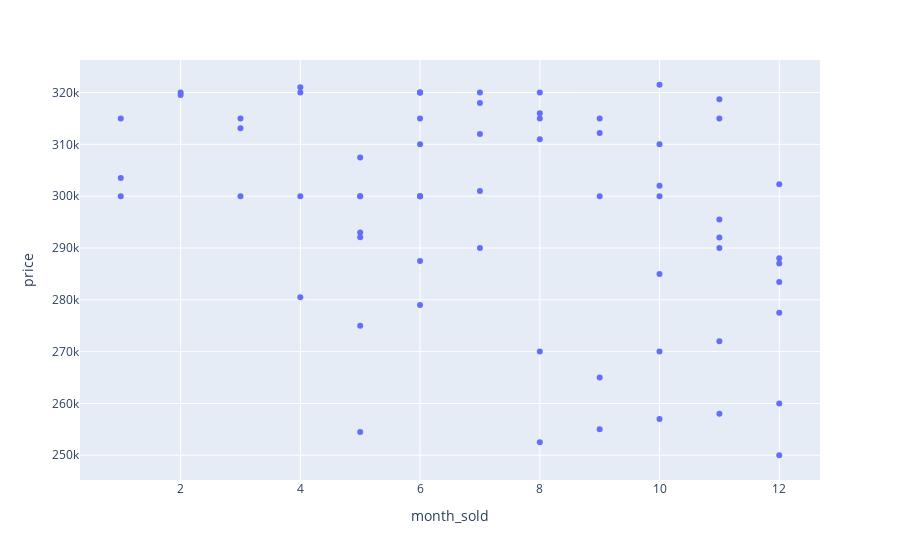

Notebook code cell kept with this figure:
### Markdown cell above
## Timing
With our 66 houses, we check when the cheapest houses were sold.
It appears May and from August to December would be a good time to buy.

### Code cell
#Timing?

#Save day, month and year in separate columns
timing = low25_bighouse_meangrade_meancondition
timing['date']=pd.to_datetime(timing['date'],format='%m/%d/%Y')
timing['day_sold'] = timing['date'].dt.day
timing['month_sold'] = timing['date'].dt.month
timing['year_sold'] = timing['date'].dt.year

#Plot the dates vs the price
#px.scatter(timing, x='day_sold', y='price')
px.scatter(timing, x='month_sold', y='price')
#px.scatter(timing, x='year_sold', y='price')

### Figure 1 — Plotly figure (JSON) as saved in the notebook; plotly's stock layout.template omitted (floating-point values rounded to 4 significant figures)
{"data": [{"hovertemplate": "month_sold=%{x}<br>price=%{y}<extra></extra>", "legendgroup": "", "marker": {"color": "#636efa", "symbol": "circle"}, "mode": "markers", "name": "", "orientation": "v", "showlegend": false, "type": "scatter", "x": [8, 11, 4, 8, 9, 5, 11, 8, 7, 11, 3, 12, 7, 8, 4, 4, 3, 6, 10, 11, 9, 6, 12, 5, 8, 7, 7, 7, 6, 5, 8, 6, 5, 10, 2, 11, 6, 6, 1, 6, 10, 10, 10, 9, 11, 12, 6, 9, 3, 12, 6, 12, 4, 5, 1, 12, 5, 10, 2, 11, 6, 9, 5, 12, 10, 1], "xaxis": "x", "y": [320000, 315000, 321000, 315000, 255000, 307450, 318700, 270000, 320000, 295500, 300000, 260000, 318000, 311000, 300000, 280500, 313100, 320000, 285000, 258000, 315000, 300000, 250000, 275000, 252500, 312000, 301000, 290000, 310000, 292050, 316000, 300000, 254500, 302000, 320000, 292000, 320000, 315000, 300000, 300000, 257000, 300000, 321500, 312200, 290000, 288000, 320000, 265000, 315000, 277500, 287500, 302300, 320000, 300000, 315000, 283450, 293000, 310000, 319500, 272000, 279000, 300000, 300000, 287000, 270000, 303500], "yaxis": "y"}], "layout": {"autosize": true, "legend": {"tracegroupgap": 0}, "margin": {"t": 60}, "xaxis": {"anchor": "y", "autorange": true, "domain": [0, 1], "range": [0.3438, 12.66], "title": {"text": "month_sold"}, "type": "linear"}, "yaxis": {"anchor": "x", "autorange": true, "domain": [0, 1], "range": [244500.0, 327000.0], "title": {"text": "price"}, "type": "linear"}}}
